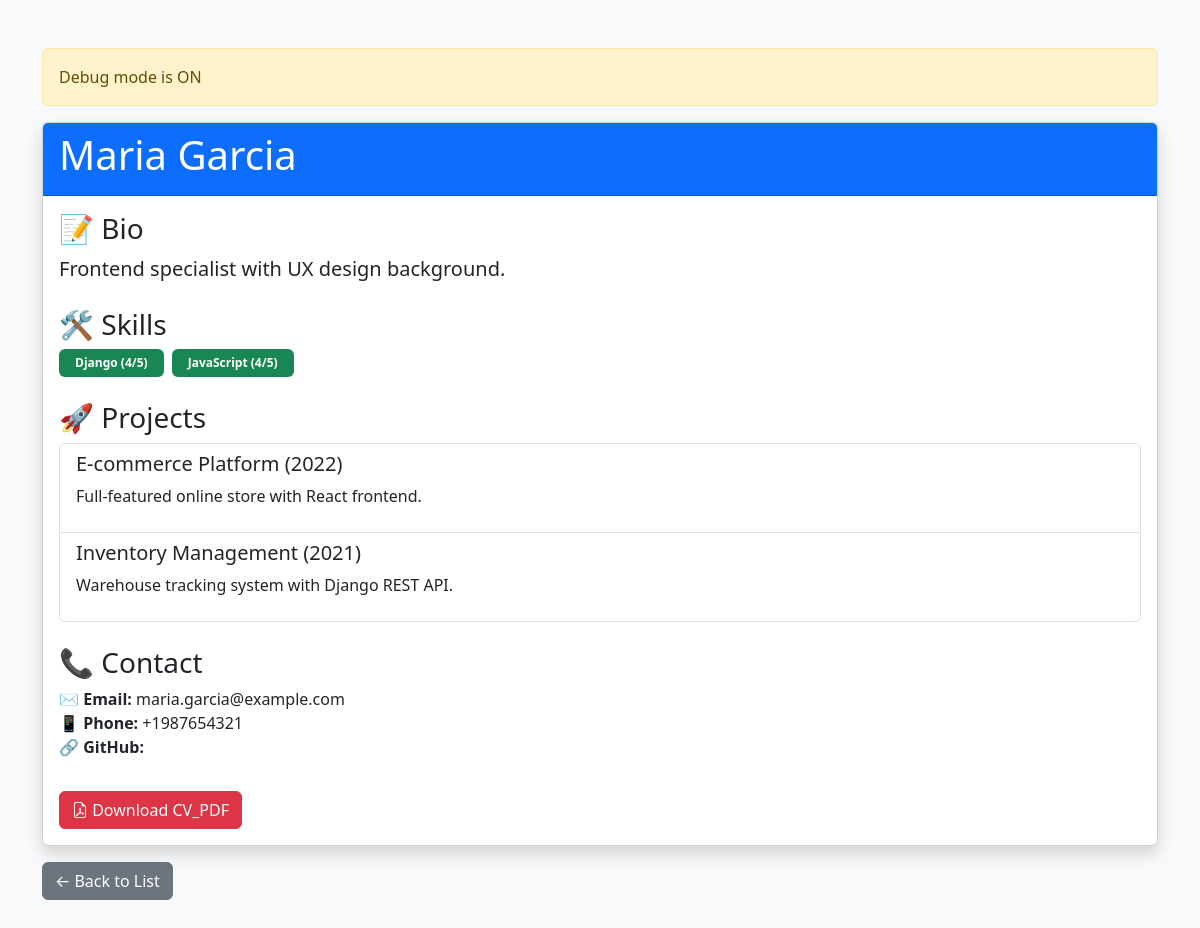
Page /2/ on the committed database.
### main/models.py (models this page shows, shortened)
class CV(models.Model):
    first_name = models.CharField(max_length=100)
    last_name = models.CharField(max_length=100)
    bio = models.TextField()
    skills = models.ManyToManyField(Skill, blank=True)
    projects = models.ManyToManyField(Project, blank=True)
    contacts = models.JSONField(default=dict)  # Stores email, phone, LinkedIn, etc.
    created_at = models.DateTimeField(auto_now_add=True, null=True)
    updated_at = models.DateTimeField(auto_now=True, null=True)

class Skill(models.Model):
    name = models.CharField(max_length=100)
    proficiency = models.PositiveSmallIntegerField(default=1)

class Project(models.Model):
    title = models.CharField(max_length=200)
    description = models.TextField()
    year = models.PositiveSmallIntegerField()

### main/views.py (the view)
# urls.py: path('<int:pk>/', views.cv_detail, name='cv_detail'),
def cv_detail(request, pk):
    cv = get_object_or_404(CV.objects.prefetch_related('skills', 'projects'), pk=pk)
    return render(request, 'main/cv_detail.html', {'cv': cv})

### main/context_processors.py (called while the page is built)
def settings_context(request):
    safe_settings = {
        'DEBUG': settings.DEBUG,
        'LANGUAGE_CODE': settings.LANGUAGE_CODE,
        'TIME_ZONE': settings.TIME_ZONE,
        'INSTALLED_APPS': settings.INSTALLED_APPS,
        'DATABASES': {
            'default': {
                'ENGINE': settings.DATABASES['default']['ENGINE'],
                'NAME': settings.DATABASES['default']['NAME'],
            }
        }
    }
    return {'settings': safe_settings}

### main/templates/main/cv_detail.html (shortened to what this page needs)
<!DOCTYPE html>
<html lang="en">
<head>
  <link href="https://cdn.jsdelivr.net/npm/bootstrap@5.3.0/dist/css/bootstrap.min.css" rel="stylesheet">
  <link rel="stylesheet" href="https://cdn.jsdelivr.net/npm/bootstrap-icons@1.10.0/font/bootstrap-icons.css">
</head>
<body class="bg-light">
  <div class="container py-5">
    {% if settings.DEBUG %}
    <div class="alert alert-warning">
      Debug mode is ON
    </div>
    {% endif %}
    <div class="card shadow">
      <div class="card-header bg-primary text-white">
        <h1>{{ cv.first_name }} {{ cv.last_name }}</h1>
      </div>
      <div class="card-body">
        <section class="mb-4">
          <h3>📝 Bio</h3>
          <p class="lead">{{ cv.bio }}</p>
        </section>
        <section class="mb-4">
          <h3>🛠️ Skills</h3>
          <div class="d-flex flex-wrap gap-2">
            {% for skill in cv.skills.all %}
            <span class="badge bg-success py-2 px-3">
              {{ skill.name }} ({{ skill.proficiency }}/5)
            </span>
            {% endfor %}
          </div>
        </section>
        <section class="mb-4">
          <h3>🚀 Projects</h3>
          <div class="list-group">
            {% for project in cv.projects.all %}
            <div class="list-group-item">
              <h5>{{ project.title }} ({{ project.year }})</h5>
              <p>{{ project.description }}</p>
            </div>
            {% endfor %}
          </div>
        </section>
        <section>
          <h3>📞 Contact</h3>
          <ul class="list-unstyled">
            <li>✉️ <strong>Email:</strong> {{ cv.contacts.email }}</li>
            <li>📱 <strong>Phone:</strong> {{ cv.contacts.phone }}</li>
            <li>🔗 <strong>GitHub:</strong> {{ cv.contacts.github }}</li>
          </ul>
        </section>
        <section>
          <a href="{% url 'main:cv_pdf' cv.id %}" class="btn btn-danger mt-3">
            <i class="bi bi-file-earmark-pdf"></i> Download CV_PDF
          </a>
        </section>
      </div>
    </div>
    <a href="/" class="btn btn-secondary mt-3">← Back to List</a>
  </div>
</body>
</html>

### rows in the picture
CV: first_name "Maria", last_name "Garcia", bio "Frontend specialist with UX design background.", contacts.email "maria.garcia@example.com", contacts.phone "+1987654321"
Skill: name "Django", proficiency "4"
Skill: name "JavaScript", proficiency "4"
Project: title "E-commerce Platform", year "2022", description "Full-featured online store with React frontend."
Project: title "Inventory Management", year "2021", description "Warehouse tracking system with Django REST API."
